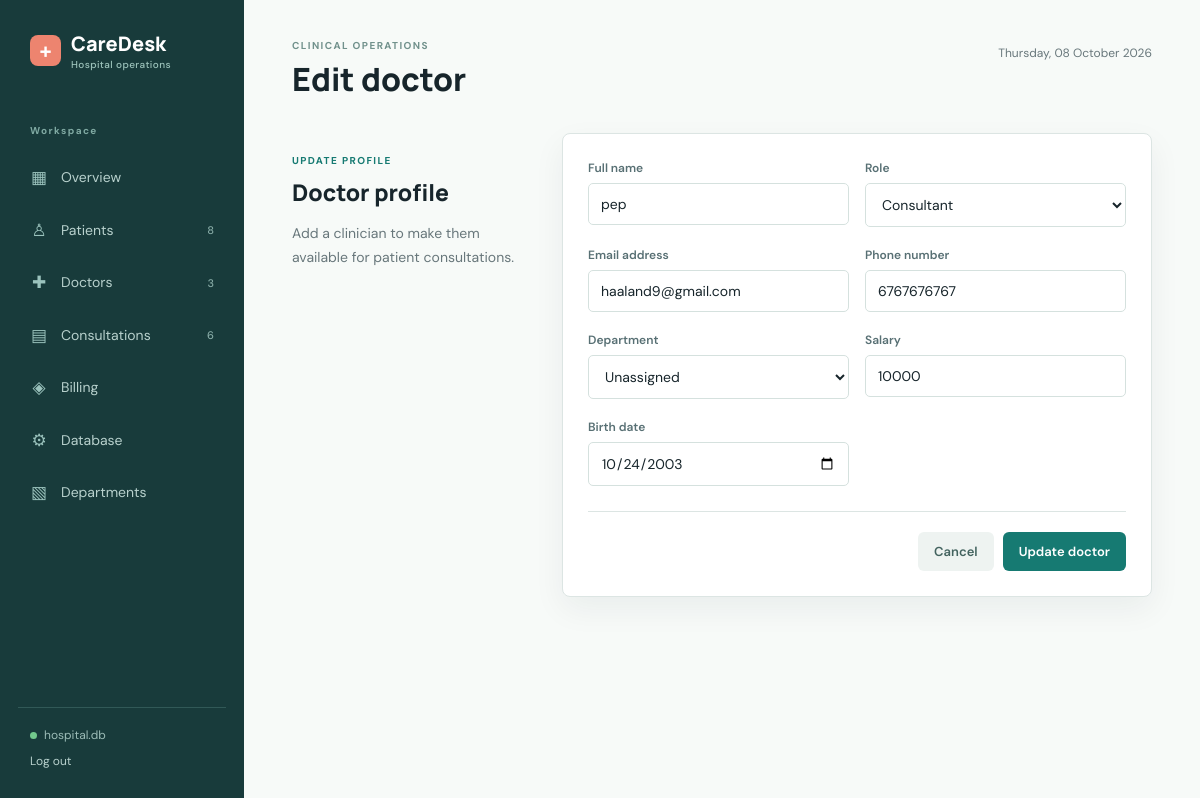
/doctors/3/edit (signed in), run on the app's committed database.
### tables this page shows
CREATE TABLE "Doctor" (
    "ID"         INTEGER PRIMARY KEY AUTOINCREMENT,
    "Name"       TEXT NOT NULL,
    "Type"       TEXT,
    "Email"      TEXT NOT NULL UNIQUE,
    "PhoneNo"    TEXT NOT NULL UNIQUE,
    "birthdate"  TEXT,
    "Department" INTEGER,
    "Salary"     INTEGER NOT NULL DEFAULT 10000 CHECK("Salary" > 1000),
    FOREIGN KEY ("Department") REFERENCES "Department"("ID")
);

### app.py (the view, shortened to what this page needs)
@app.route("/doctors/<int:doctor_id>/edit", methods=("GET", "POST"))
def edit_doctor(doctor_id):
    record = fetch_one('SELECT * FROM "Doctor" WHERE "ID" = ?', (doctor_id,))
    departments = fetch_all('SELECT "ID", "Name" FROM "Department" ORDER BY "Name"')
    if record is None:
        flash("Doctor record not found.", "error")
        return redirect(url_for("doctors"))
    return render_template("doctor_form.html", departments=departments, record=record, editing=True)

### app.py (called while the page is built, shortened)
@app.before_request
def require_login():
    public_endpoints = {"login", "static"}
    if request.endpoint not in public_endpoints and not session.get("logged_in"):
        return redirect(url_for("login"))

def get_db():
    if "db" not in g:
        g.db = sqlite3.connect(app.config["DATABASE"])
        g.db.row_factory = sqlite3.Row
        g.db.execute("PRAGMA foreign_keys = ON")
    return g.db

def fetch_all(query, parameters=()):
    return get_db().execute(query, parameters).fetchall()

def fetch_one(query, parameters=()):
    return get_db().execute(query, parameters).fetchone()

@app.context_processor
def inject_navigation_counts():
    return {
        "now": datetime.now,
        "database_name": Path(app.config["DATABASE"]).name,
        "nav_counts": {
            "patients": fetch_one('SELECT COUNT(*) AS count FROM "Patient"')["count"],
            "doctors": fetch_one('SELECT COUNT(*) AS count FROM "Doctor"')["count"],
            "consultations": fetch_one('SELECT COUNT(*) AS count FROM "Consultation"')["count"],
        }
    }

### templates/doctor_form.html (shortened to what this page needs)
{% extends 'base.html' %}
{% block heading %}{{ 'Edit doctor' if editing else 'Add doctor' }}{% endblock %}
{% block content %}
<div class="form-layout">
  <div class="form-note">
    <p class="eyebrow">{{ 'UPDATE PROFILE' if editing else 'CARE TEAM' }}</p>
    <h2>Doctor profile</h2>
    <p>Add a clinician to make them available for patient consultations.</p>
  </div>
  <form class="panel form-panel" method="post">
    <div class="form-grid">
      <label>Full name
        <input name="name" value="{{ record.Name if record else '' }}" placeholder="Dr. Full Name" required autofocus>
      </label>
      <label>Role
        <select name="type" required>
          <option {% if record and record.Type == 'Consultant' %}selected{% endif %}>Consultant</option>
        </select>
      </label>
      <label>Email address
        <input name="email" value="{{ record.Email if record else '' }}" type="email" maxlength="254" required>
      </label>
      <label>Phone number
        <input name="phone" value="{{ record.PhoneNo if record else '' }}" type="tel" inputmode="numeric" pattern="[0-9]{10}"
               minlength="10" maxlength="10" placeholder="1234567890" required>
      </label>
      <label>Department
        <select name="department">
          <option value="">Unassigned</option>
        </select>
      </label>
      <label>Salary
        <input name="salary" type="number" min="1001" max="10000000" step="1"
               value="{{ record.Salary if record else 10000 }}" required>
      </label>
      <label>Birth date
        <input name="birthdate" type="date" value="{{ record.birthdate if record else '2003-10-24' }}"
               max="{{ now().strftime('%Y-%m-%d') }}">
      </label>
    </div>
    <div class="form-actions">
      <a class="button secondary" href="{{ url_for('doctors') }}">Cancel</a>
      <button class="button" type="submit">{{ 'Update doctor' if editing else 'Save doctor' }}</button>
    </div>
  </form>
</div>
{% endblock %}

### static/style.css (style rules this page uses)
:root { --ink: #17252b; --muted: #68777b; --line: #dce5e3; --paper: #f7faf8; --white: #fff; --teal: #167a72; --teal-dark: #105d57; --coral: #e97967; --blue: #5f8fc2; --green: #69a77d; --gold: #d6a858; --shadow: 0 12px 32px rgba(23, 37, 43, .06) }
* { box-sizing: border-box }
body { margin: 0; background: var(--paper); color: var(--ink); font: 14px/1.5 'DM Sans', sans-serif }
.nav-label, .eyebrow { font-size: 10px; letter-spacing: .14em; font-weight: 700; color: #76918f; margin: 0 12px 12px }
.button { display: inline-block; border: 0; border-radius: 6px; background: var(--teal); color: #fff; padding: 11px 16px; text-decoration: none; font: 600 13px 'DM Sans', sans-serif; cursor: pointer }
.panel { background: #fff; border: 1px solid var(--line); border-radius: 8px; box-shadow: var(--shadow); overflow: hidden }
.panel-heading h2, .form-note h2 { font: 800 19px 'Manrope', sans-serif; margin: 2px 0 }
input, select { width: 100%; border: 1px solid #d5e1de; border-radius: 5px; padding: 11px 12px; background: #fff; color: var(--ink); font: 14px 'DM Sans', sans-serif }
.form-layout { display: grid; grid-template-columns: 240px minmax(450px, 720px); gap: 30px; align-items: start }
.form-note { padding: 20px 0 }
.form-note .eyebrow { margin: 0; color: var(--teal) }
.form-note h2 { font-size: 23px; margin-top: 8px }
.form-note p:last-child { color: var(--muted); line-height: 1.7 }
.form-panel { padding: 25px }
.form-grid { display: grid; grid-template-columns: 1fr 1fr; gap: 19px 16px }
.form-grid label { font-size: 12px; color: #587074; font-weight: 600 }
.form-grid input, .form-grid select { display: block; margin-top: 6px }
.form-actions { display: flex; justify-content: flex-end; gap: 9px; border-top: 1px solid var(--line); padding-top: 20px; margin-top: 25px }
.secondary { background: #eef3f1; color: #43635f }

### data on the page
Doctor: name "pep", type "Consultant", email "haaland9@gmail.com", phone "6767676767", salary "10000", birthdate "10/24/2003"

### other printed values
{{ nav_counts.patients }} "8"
{{ nav_counts.doctors }} "3"
{{ nav_counts.consultations }} "6"
{{ database_name }} "hospital.db"
{{ 'Edit doctor' if editing else 'Add doctor' }} "Edit doctor"
{{ 'UPDATE PROFILE' if editing else 'CARE TEAM' }} "UPDATE PROFILE"
{{ 'Update doctor' if editing else 'Save doctor' }} "Update doctor"
